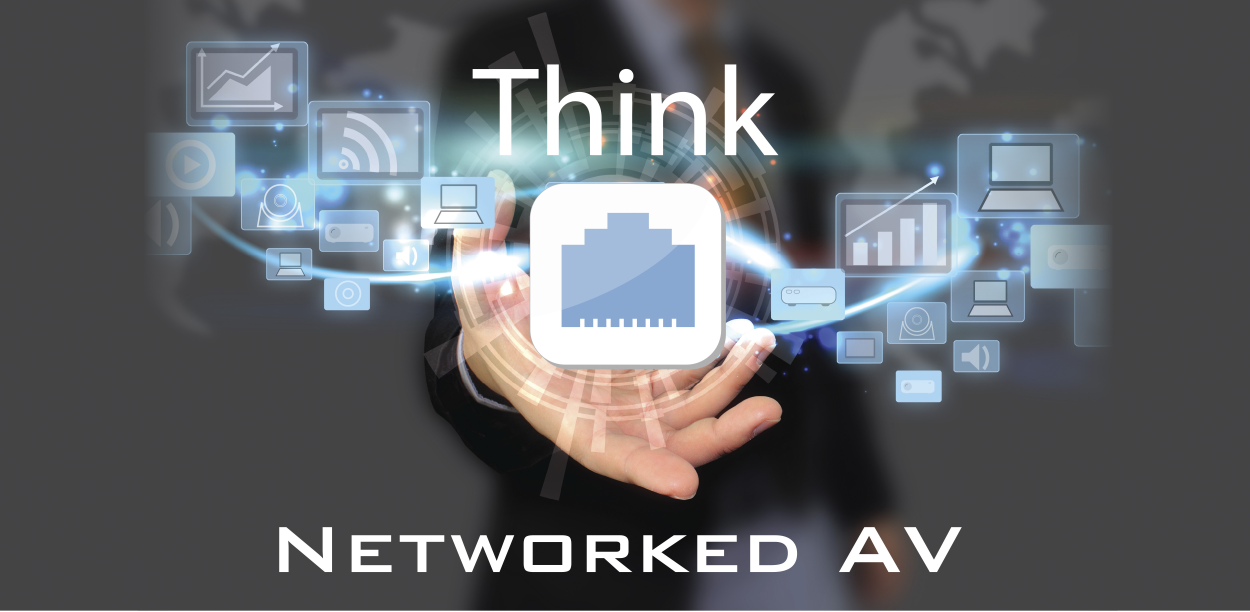
#> input picture pythonProject/Data/amx.jpg, 5000 x 2445 px, found by its file name (shown at 1/4 size)
$ python main.py
#> lines starting #> are read from the running program, lines starting #| are printed output that depends on the picture
import cv2
import numpy as np

arr = np.ones(100)
img = cv2.imread("Data\\amx.jpg")
#> img is the input picture: shape (2445, 5000, 3); mean B, G, R 102.7, 98.9, 96.2

resized = cv2.resize(img, (600, 400))
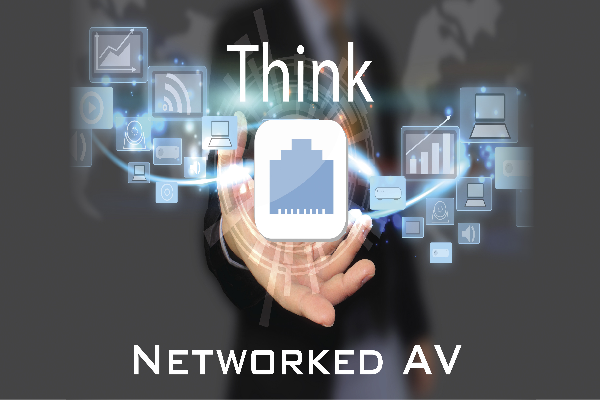
#> resized: shape (400, 600, 3); mean B, G, R 102.5, 98.7, 96

cv2.imshow("Output", resized)

if cv2.waitKey(0) & 0xFF == ord("q"):
#> (key q is pressed here)
    exit(0)
#> (the program exits here)
